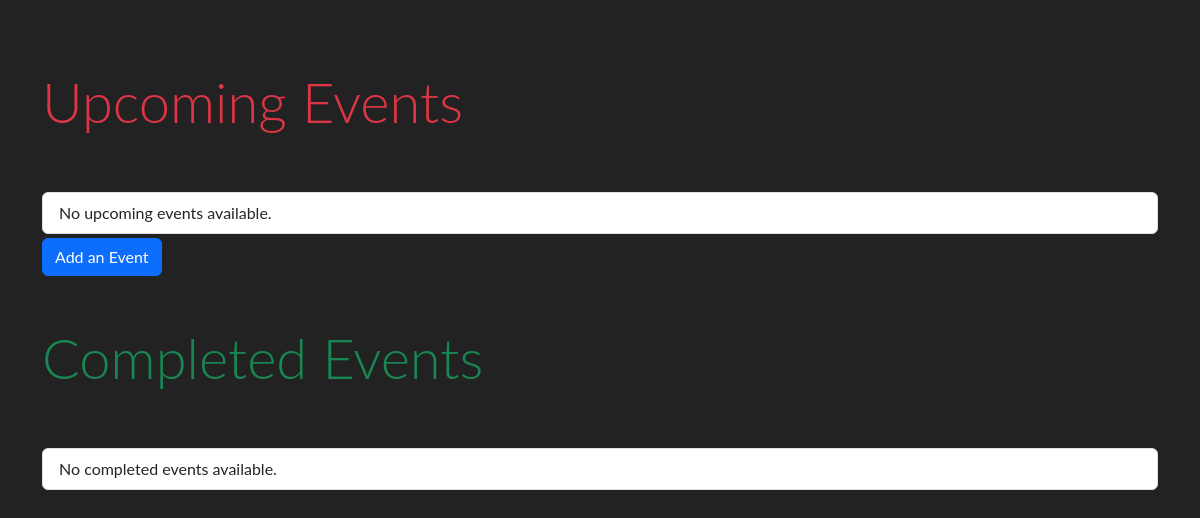
The page /disevent/ on the database as committed earlier.
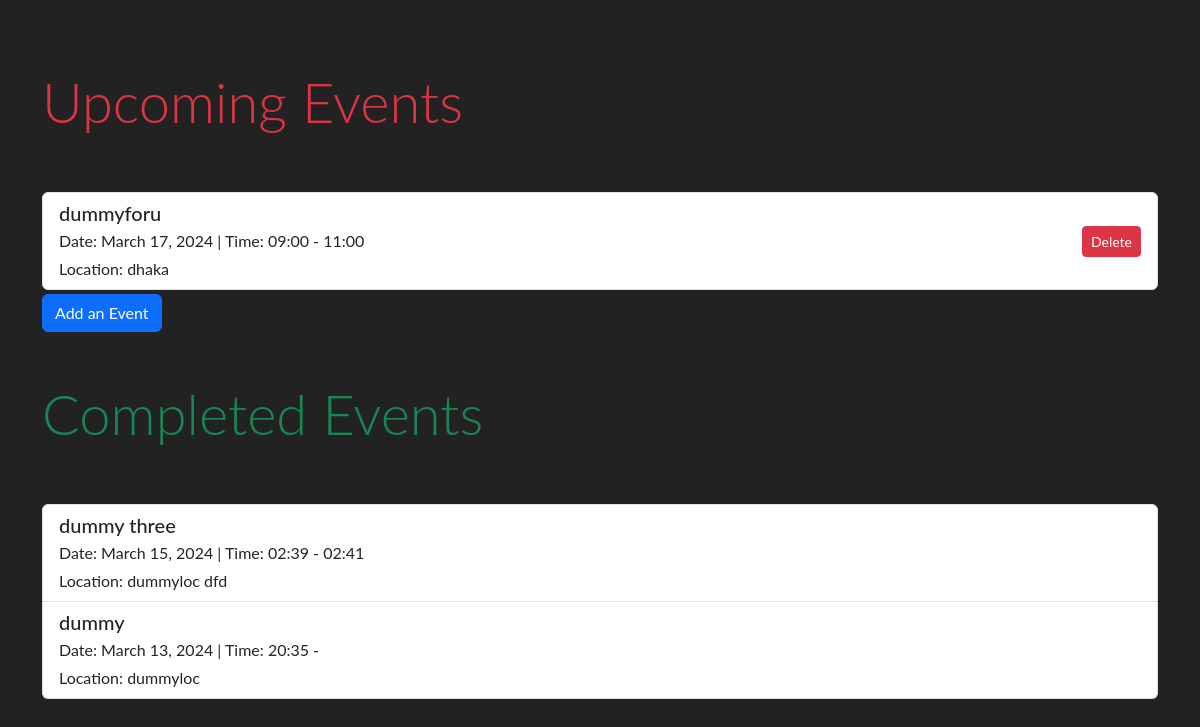
The same page on the database as committed later.
### myapp/models.py (models this page shows, shortened)
class upEvent(models.Model):
    title = models.CharField(max_length=200)
    location = models.CharField(max_length=100)
    date = models.DateField()
    start_time = models.TimeField(null=True, blank=True)
    end_time = models.TimeField(null=True, blank=True)
    created_at = models.DateTimeField(auto_now_add=True)
    updated_at = models.DateTimeField(auto_now=True)

### myapp/views.py (the view)
# urls.py: path('disevent/', views.event_list, name='disevent'),
def event_list(request):
    if request.method == 'POST':
        event_id = request.POST.get('event_id')
        if event_id:
            event = get_object_or_404(upEvent, pk=event_id)
            event.delete()
            return redirect('disevent')
    current_date = timezone.now().date()
    upcoming_events = upEvent.objects.filter(date__gte=current_date).order_by('date', 'start_time')
    completed_events = upEvent.objects.filter(date__lt=current_date).order_by('-date', '-start_time')
    return render(request, 'events.html', {'upcoming_events': upcoming_events, 'completed_events': completed_events})

### templates/events.html (shortened to what this page needs)
{% extends 'base.html' %}
{% block content %}
<div class="container mt-5">
    <div class="row">
        <div class="col">
            <h1 class="display-4 text-danger">Upcoming Events</h1>
        </div>
    </div>
    <hr class="my-4">
    <div class="row">
        <div class="col">
            <ul class="list-group">
                {% for event in upcoming_events %}
                <li class="list-group-item d-flex justify-content-between align-items-center">
                    <div>
                        <h5 class="mb-1">{{ event.title }}</h5>
                        <p class="mb-1">Date: {{ event.date }} {% if event.start_time %} | Time: {{ event.start_time|time:"H:i" }} - {{ event.end_time|time:"H:i" }} {% endif %}</p>
                        <p class="mb-0">Location: {{ event.location }}</p>
                    </div>
                    <div>
                        <form method="post" action="{% url 'disevent' %}" style="display: inline;">
                            <button type="submit" class="btn btn-danger btn-sm" onclick="return confirm('Are you sure you want to delete this event?')">Delete</button>
                        </form>
                    </div>
                </li>
                {% empty %}
                <li class="list-group-item">No upcoming events available.</li>
                {% endfor %}
            </ul>
        </div>
    </div>
    <div class="col text-start mt-1">
        <a class="btn btn-primary" href="{% url 'creventforcal' %}">Add an Event</a>
    </div>
</div>
<div class="container mt-5">
    <div class="row">
        <div class="col">
            <h1 class="display-4 text-success">Completed Events</h1>
        </div>
    </div>
    <hr class="my-4">
    <div class="row">
        <div class="col">
            <ul class="list-group">
                {% for event in completed_events %}
                <li class="list-group-item d-flex justify-content-between align-items-center">
                    <div>
                        <h5 class="mb-1">{{ event.title }}</h5>
                        <p class="mb-1">Date: {{ event.date }} {% if event.start_time %} | Time: {{ event.start_time|time:"H:i" }} - {{ event.end_time|time:"H:i" }} {% endif %}</p>
                        <p class="mb-0">Location: {{ event.location }}</p>
                    </div>
                </li>
                {% empty %}
                <li class="list-group-item">No completed events available.</li>
                {% endfor %}
            </ul>
        </div>
    </div>
</div>
{% endblock %}

Rows that differ between the two databases and show on the page:
added upEvent: title "dummyforu", date "March 17, 2024", start_time "09:00", end_time "11:00", location "dhaka", shown under "Upcoming Events"
added upEvent: title "dummy three", date "March 15, 2024", start_time "02:39", end_time "02:41", location "dummyloc dfd", shown under "Completed Events"
added upEvent: title "dummy", date "March 13, 2024", start_time "20:35", location "dummyloc", shown under "Completed Events"
Other text that changed with them:
text no longer shown: "No upcoming events available. No completed events available."
